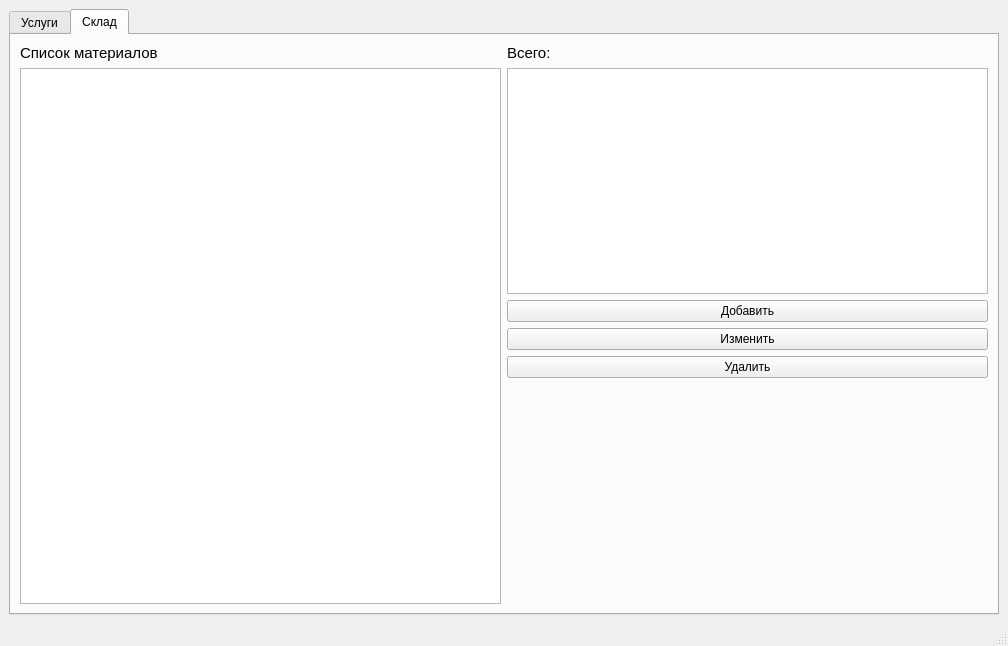
<?xml version="1.0" encoding="UTF-8"?>
<ui version="4.0">
 <class>MainWindow</class>
 <widget class="QMainWindow" name="MainWindow">
  <property name="geometry">
   <rect>
    <x>0</x>
    <y>0</y>
    <width>1008</width>
    <height>646</height>
   </rect>
  </property>
  <property name="windowTitle">
   <string>MyBeauty</string>
  </property>
  <widget class="QWidget" name="centralwidget">
   <layout class="QGridLayout" name="gridLayout">
    <item row="0" column="0">
     <widget class="QTabWidget" name="tabWidget">
      <property name="currentIndex">
       <number>1</number>
      </property>
      <widget class="QWidget" name="services">
       <attribute name="title">
        <string>Услуги</string>
       </attribute>
       <layout class="QGridLayout" name="gridLayout_3">
        <item row="0" column="0">
         <widget class="QLabel" name="label_3">
          <property name="font">
           <font>
            <pointsize>11</pointsize>
           </font>
          </property>
          <property name="text">
           <string>Список услуг</string>
          </property>
         </widget>
        </item>
        <item row="1" column="0">
         <layout class="QHBoxLayout" name="horizontalLayout_2">
          <item>
           <widget class="QTableWidget" name="list_of_services"/>
          </item>
          <item>
           <layout class="QVBoxLayout" name="verticalLayout_2">
            <item>
             <spacer name="verticalSpacer_3">
              <property name="orientation">
               <enum>Qt::Vertical</enum>
              </property>
              <property name="sizeHint" stdset="0">
               <size>
                <width>20</width>
                <height>40</height>
               </size>
              </property>
             </spacer>
            </item>
            <item>
             <widget class="QPushButton" name="add_serviceButton">
              <property name="text">
               <string>Добавить</string>
              </property>
             </widget>
            </item>
            <item>
             <widget class="QPushButton" name="edit_serviceButton">
              <property name="text">
               <string>Изменить</string>
              </property>
             </widget>
            </item>
            <item>
             <widget class="QPushButton" name="delete_serviceButton">
              <property name="text">
               <string>Удалить</string>
              </property>
             </widget>
            </item>
            <item>
             <spacer name="verticalSpacer_4">
              <property name="orientation">
               <enum>Qt::Vertical</enum>
              </property>
              <property name="sizeHint" stdset="0">
               <size>
                <width>20</width>
                <height>40</height>
               </size>
              </property>
             </spacer>
            </item>
           </layout>
          </item>
         </layout>
        </item>
       </layout>
      </widget>
      <widget class="QWidget" name="storage">
       <attribute name="title">
        <string>Склад</string>
       </attribute>
       <layout class="QGridLayout" name="gridLayout_2">
        <item row="0" column="0">
         <widget class="QLabel" name="label">
          <property name="font">
           <font>
            <pointsize>11</pointsize>
           </font>
          </property>
          <property name="text">
           <string>Список материалов</string>
          </property>
         </widget>
        </item>
        <item row="0" column="1">
         <widget class="QLabel" name="label_2">
          <property name="font">
           <font>
            <pointsize>11</pointsize>
           </font>
          </property>
          <property name="text">
           <string>Всего:</string>
          </property>
         </widget>
        </item>
        <item row="1" column="0" colspan="2">
         <layout class="QHBoxLayout" name="horizontalLayout">
          <item>
           <widget class="QTableWidget" name="list_of_materials"/>
          </item>
          <item>
           <layout class="QVBoxLayout" name="verticalLayout">
            <item>
             <widget class="QListView" name="total_listView"/>
            </item>
            <item>
             <widget class="QPushButton" name="add_materialButton">
              <property name="text">
               <string>Добавить</string>
              </property>
             </widget>
            </item>
            <item>
             <widget class="QPushButton" name="edit_materialButton">
              <property name="text">
               <string>Изменить</string>
              </property>
             </widget>
            </item>
            <item>
             <widget class="QPushButton" name="delete_materialButton">
              <property name="text">
               <string>Удалить</string>
              </property>
             </widget>
            </item>
            <item>
             <spacer name="verticalSpacer_2">
              <property name="orientation">
               <enum>Qt::Vertical</enum>
              </property>
              <property name="sizeHint" stdset="0">
               <size>
                <width>20</width>
                <height>40</height>
               </size>
              </property>
             </spacer>
            </item>
           </layout>
          </item>
         </layout>
        </item>
       </layout>
      </widget>
     </widget>
    </item>
   </layout>
  </widget>
  <widget class="QMenuBar" name="menubar">
   <property name="geometry">
    <rect>
     <x>0</x>
     <y>0</y>
     <width>1008</width>
     <height>26</height>
    </rect>
   </property>
  </widget>
  <widget class="QStatusBar" name="statusbar"/>
 </widget>
 <resources/>
 <connections/>
</ui>
